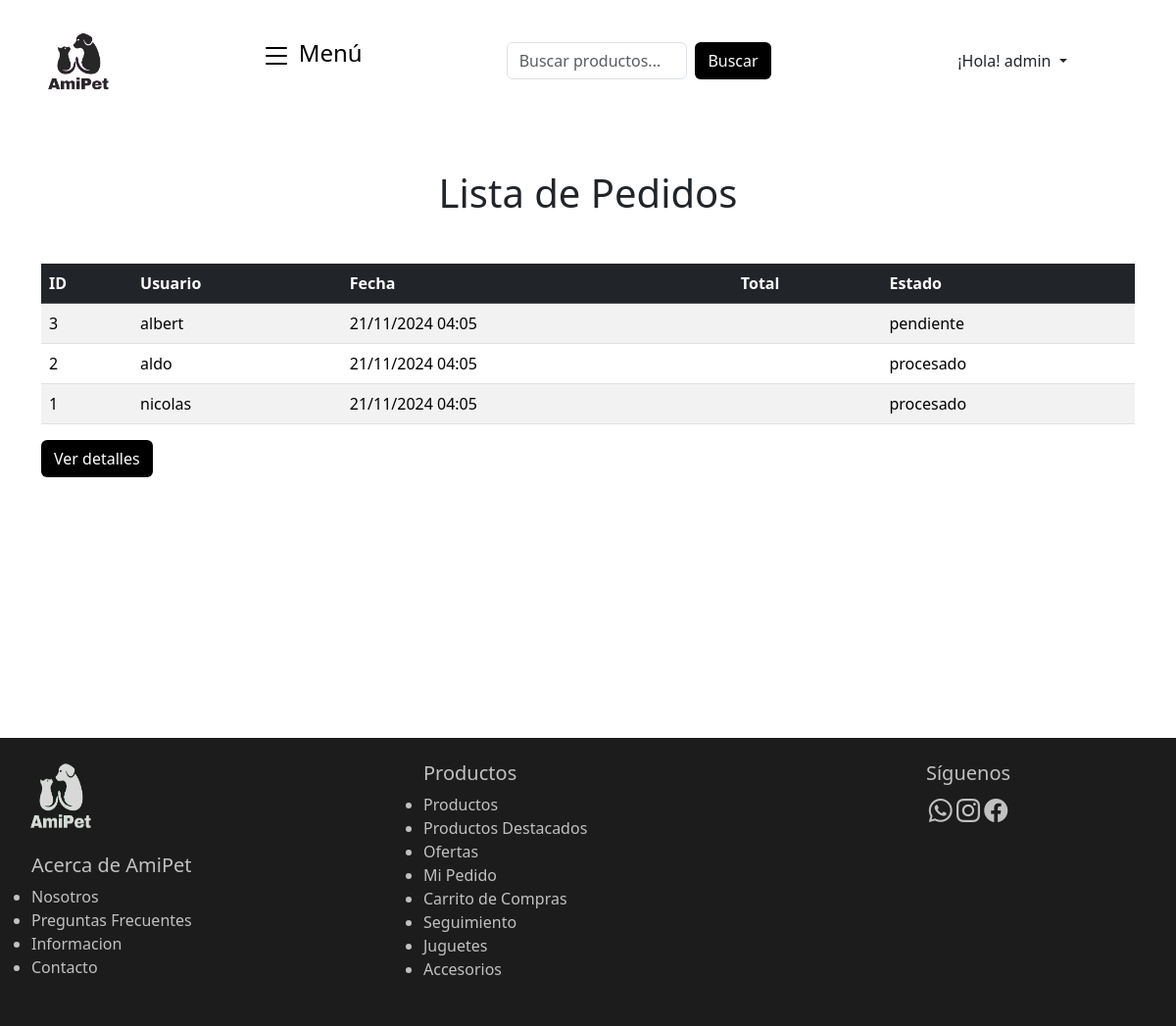
The page /pedidos/ (signed in) on the database its author committed.
### CarritoApp/models.py (models this page shows, shortened)
class Pedido(models.Model):
    usuario = models.ForeignKey(User, on_delete=models.CASCADE, related_name="pedidos")
    fecha = models.DateTimeField(auto_now_add=True)
    total = models.DecimalField(max_digits=10, decimal_places=2)
    estado = models.CharField(max_length=50, choices=[
        ('pendiente', 'Pendiente'),
        ('procesado', 'Procesado'),
        ('enviado', 'Enviado'),
        ('entregado', 'Entregado'),
    ])

### CarritoApp/views.py (the view)
# urls.py: path('pedidos/', views.lista_pedidos, name='lista_pedidos'),
@user_passes_test(es_admin)
def lista_pedidos(request):
    pedidos = Pedido.objects.all().order_by('-fecha')  # Lista todos los pedidos ordenados por fecha
    return render(request, 'lista_pedidos.html', {'pedidos': pedidos})

### CarritoApp/context_processors.py (called while the page is built)
def total_carrito(request):
    total = 0
    if "carrito" in request.session:
        for key, value in request.session["carrito"].items():
            total += value["acumulado"]
    return {"total_carrito": total}

### CarritoApp/templatetags/custom_filters.py (called while the page is built)
@register.filter
def currency_format(value):
    try:
        value = float(value)
        return format_currency(value, 'CLP', locale='es_CL')
    except (ValueError, TypeError):
        return value

### CarritoApp/views.py (called while the page is built)
def es_admin(user):
    return user.is_authenticated and user.is_superuser

### CarritoApp/templates/lista_pedidos.html (shortened to what this page needs)
<!DOCTYPE html>
{% load static %}
<html lang="es">
<head>
    <link rel="stylesheet" href="https://cdn.jsdelivr.net/npm/bootstrap-icons@1.11.3/font/bootstrap-icons.min.css">
    <link href="{% static 'bootstrap/css/bootstrap.min.css' %}" rel="stylesheet">
    <link href="{% static 'css/index.css' %}" rel="stylesheet">
</head>
<body>
    {% load custom_filters %}
    <header class="header-container">
        <div class="header-content row row-cols-1 row-cols-sm-2 g-3">
            <div class="col-md-1 col-sm-3">
                <img src="{% static 'img/AmiPet.png' %}" alt="Logo" class="logo">
            </div>
            <div class="col-md-2 col-sm-9">
                <button class="abrir-menu">
                    <div class="fs-4 mb-3">
                        Menú
                    </div>
                </button>
            </div>
            <div class="col-md-3 col-sm-6">
                <form class="d-flex" role="search">
                    <input class="form-control me-2" type="search" placeholder="Buscar productos..."
                        aria-label="Search">
                    <button class="btn btn-outline btn-base" type="submit">Buscar</button>
                </form>
            </div>
            {% if user.is_authenticated %}
            <div class="dropdown col-md-3 col-sm-6" id="dropdownCuenta">
                <button class="btn dropdown-toggle" type="button" id="dropdownMenuButton">
                    ¡Hola! {{ user.username }}
                </button>
            </div>
            {% endif %}
        </div>
    </header>
    <body>
        <h1 class="text-center my-5">Lista de Pedidos</h1>
        <div class="container mt-5">
            <table class="table table-striped">
                <thead class="table-dark">
                    <tr>
                        <th>ID</th>
                        <th>Usuario</th>
                        <th>Fecha</th>
                        <th>Total</th>
                        <th>Estado</th>
                    </tr>
                </thead>
                <tbody>
                    {% for pedido in pedidos %}
                        <tr>
                            <td>{{ pedido.id }}</td>
                            <td>{{ pedido.usuario.username }}</td>
                            <td>{{ pedido.fecha|date:"d/m/Y H:i" }}</td>
                            <td>{{ pedido.total|currency_format }}</td>
                            <td>{{ pedido.estado }}</td>
                        </tr>
                    {% empty %}
                        <tr>
                            <td colspan="5" class="text-center">No hay pedidos realizados.</td>
                        </tr>
                    {% endfor %}
                </tbody>
            </table>
            <a href="{% url 'Index' %}" class="btn btn-base text-end">Ver detalles</a>
        </div>
    </body>
    <br><br><br><br><br><br><br><br><br>
    <footer class="container-footer">
        <div class="row w-100">
            <div class="col-md-4 footer1 mt-4">
                <a class="navbar-brand logo-footer" href="index.html">
                    <img src="{% static 'img/AmiPet.png' %}" alt="logo" width="70" height="70" class="logo">
                </a>
                <ul class="list-footer mt-4">
                    <h5>Acerca de AmiPet</h5>
                    <li><a href="#" class="nav-link">Nosotros</a></li>
                    <li><a href="#" class="nav-link">Preguntas Frecuentes</a></li>
                    <li><a href="#" class="nav-link">Informacion</a></li>
                    <li><a href="#" class="nav-link">Contacto</a></li>
                </ul>
            </div>
            <div class="col-md-4 footer2 mt-4">
                <ul class="list-footer">
                    <h5>Productos</h5>
                    <li><a href="#" class="nav-link">Productos</a></li>
                    <li><a href="#" class="nav-link">Productos Destacados</a></li>
                    <li><a href="#" class="nav-link">Ofertas</a></li>
                    <li><a href="#" class="nav-link">Mi Pedido</a></li>
                    <li><a href="#" class="nav-link">Carrito de Compras</a></li>
                    <li><a href="#" class="nav-link">Seguimiento</a></li>
                    <li><a href="#" class="nav-link">Juguetes</a></li>
                    <li><a href="#" class="nav-link">Accesorios</a></li>
                </ul>
            </div>
            <div class="col-md-4 footer-redes text-center mt-4 mb-4">
                <div>
                    <h5>Síguenos</h5>
                    <i class="bi bi-whatsapp" style="font-size: 24px;"></i>
                    <i class="bi bi-instagram" style="font-size: 24px;"></i>
                    <i class="bi bi-facebook" style="font-size: 24px;"></i>
                </div>
            </div>
        </div>
    </footer>
</body>
</html>

### CarritoApp/static/css/index.css (style rules this page uses)
* { margin: 0; padding: 0; box-sizing: border-box; }
header { align-items: center; padding: 2rem; background-color: white; }
.header-content { display: flex; align-items: center; justify-content: space-between; flex-wrap: wrap; margin-left: 0; }
.logo { max-width: 4rem; margin-right: 0; }
.abrir-menu { margin-left: auto; background: none; border: none; font-size: 2rem; cursor: pointer; outline: none; }
.abrir-menu svg { width: 2rem; height: 2rem; }
.container-footer { background-color: #1c1c1c; margin-top: 50px; padding-bottom: 30px; }
.footer1 { color: #c1c1c1; }
.footer2 { color: #c1c1c1; }
.footer-redes { color: #c1c1c1; }
.logo-footer img { margin-left: 30px; filter: invert(1); }
.header-container { text-align: center; }
.btn-base { background-color: rgb(0, 0, 0); color: white; }
.table td, .table th { vertical-align: middle; }

### rows shown on the page
Pedido: id "3", usuario.username "albert", fecha "21/11/2024 04:05", estado "pendiente"
Pedido: id "2", usuario.username "aldo", fecha "21/11/2024 04:05", estado "procesado"
Pedido: id "1", usuario.username "nicolas", fecha "21/11/2024 04:05", estado "procesado"

### other values the page prints
{{ user.username }} "admin"
